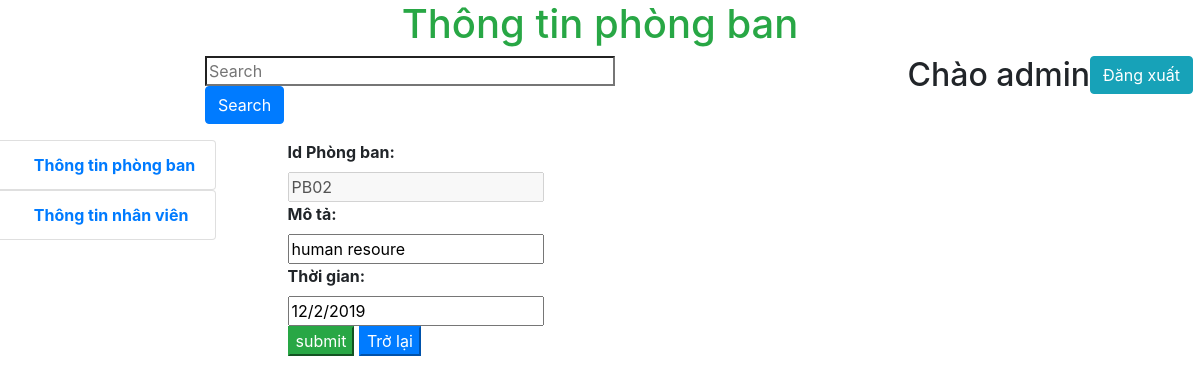
Screenshot of /chinhsua.php?data=PB02 (signed in) with the database file from the repository.
### tables this page shows
CREATE TABLE `phongban` (
  `idpb` varchar(20) NOT NULL,
  `mota` text NOT NULL,
  `thoigian` text NOT NULL
);

### chinhsua.php (the view, shortened to what this page needs)
<?php
  $data=$_GET['data'];
  include_once('db/db_conn.php');
  $sql="select * from phongban where idpb='".$data."'";
  $result=mysqli_query($link,$sql);
 ?>
<!DOCTYPE html>
<html lang="en" dir="ltr">
  <head>
    <link rel="stylesheet" href="library/css/bootstrap.css">
  </head>
  <h1 class="text-success"><center> Thông tin phòng ban </center></h1>
  <div class="row">
    <div class="col-md-2">
    </div>
    <div class="col-md-5  form-group">
      <input type="search" id="search" name="search" placeholder="Search" size="35">
      <button  class="btn btn-primary" type="button" name="button">Search</button>
    </div>
    <div class="col-md-2"></div>
    <h2>Chào<span class="label label-primary"> <?php echo $_SESSION["username"] ?></span></h2>
    <a href="set_dang_xuat.php"><button type="button" class="btn btn-info"name="button">Đăng xuất</button></a>
  </div>
  <div class="row">
    <div class="col-md-2.5 ">
      <nav class="sidebar" >
      <ul class="list-group">
              <li >
                  <a href="index.php"class="font-weight-bold list-group-item item" >
                      <i class="fa fa-2x fa-home mr-4"></i>&nbsp;Thông tin phòng ban</a>
              </li>
              <li>
                  <a href="ttnv.php"class="font-weight-bold list-group-item  item">
                      <i class="fa fa-2x fa-tag mr-4"></i>&nbsp;Thông tin nhân viên</a>
              </li>
          </ul>
      </nav>
    </div>
    <?php $row=mysqli_fetch_assoc($result); ?>
      <div class="row">
        <div class="col-md-2">
        </div>
        <div class="col-md-8">
          <form class="form-group" action="chenttin.php" METHOD="GET">
              <strong><label for="username">Id Phòng ban:</label></strong>
            <input type="text" id="username"name="idpb" value= "<?php echo $row['idpb']; ?>" redonly disabled="true"><br>
              <strong><label for="firstname">Mô tả:</label></strong>
            <input type="text" id="firstname" name="mota" value="<?php echo $row['mota']; ?>" ><br>
              <strong><label for="lastname">Thời gian:</label></strong>
            <input type="text" id="lastname" name="thoigian" value= "<?php echo $row['thoigian']; ?>"><br>
            <input type="submit" value="submit" class="btn-success" >
            <a href="index.php"><input type="button" value="Trở lại" class="btn-primary"><br></a>
          </form>
        </div>
      </div>
  </body>
</html>

### rows the page displays
phongban: idpb "PB02", mota "human resoure", thoigian "12/2/2019"

### other values shown
$_SESSION["username"] "admin"
